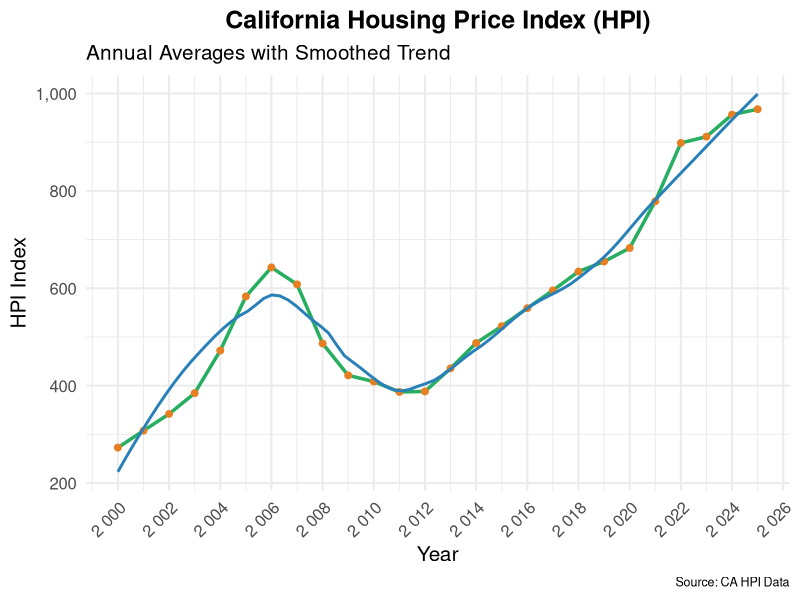

Source code (R):
## ---- chunk 1
library(readr)
library(dplyr)
library(ggplot2)
library(scales)
library(lubridate)

# Load CA HPI data
hpi_data <- read_csv("data/CAHPI.csv")
hpi_data$Date <- mdy(hpi_data$Date)

# Group by year and calculate annual average
hpi_data <- hpi_data %>%
  mutate(Year = year(Date)) %>%
  group_by(Year) %>%
  summarize(AvgHPI = mean(HPI, na.rm = TRUE))

# Plot with smooth trend line
ggplot(hpi_data, aes(x = Year, y = AvgHPI)) +
  geom_line(color = "#27ae60", size = 1.2) +
  geom_point(color = "#e67e22", size = 2) +
  geom_smooth(method = "loess", se = FALSE, color = "#2980b9", size = 1, span = 0.5) +
  scale_x_continuous(
    breaks = pretty(hpi_data$Year, n = 10), 
    labels = scales::number_format(accuracy = 1)
  ) +
  scale_y_continuous(labels = comma) +
  labs(
    title = "California Housing Price Index (HPI)",
    subtitle = "Annual Averages with Smoothed Trend",
    x = "Year", y = "HPI Index",
    caption = "Source: CA HPI Data"
  ) +
  theme_minimal(base_size = 15) +
  theme(
    plot.title = element_text(face = "bold", hjust = 0.5),
    axis.text.x = element_text(angle = 45, hjust = 1),
    plot.caption = element_text(size = 9)
  )
